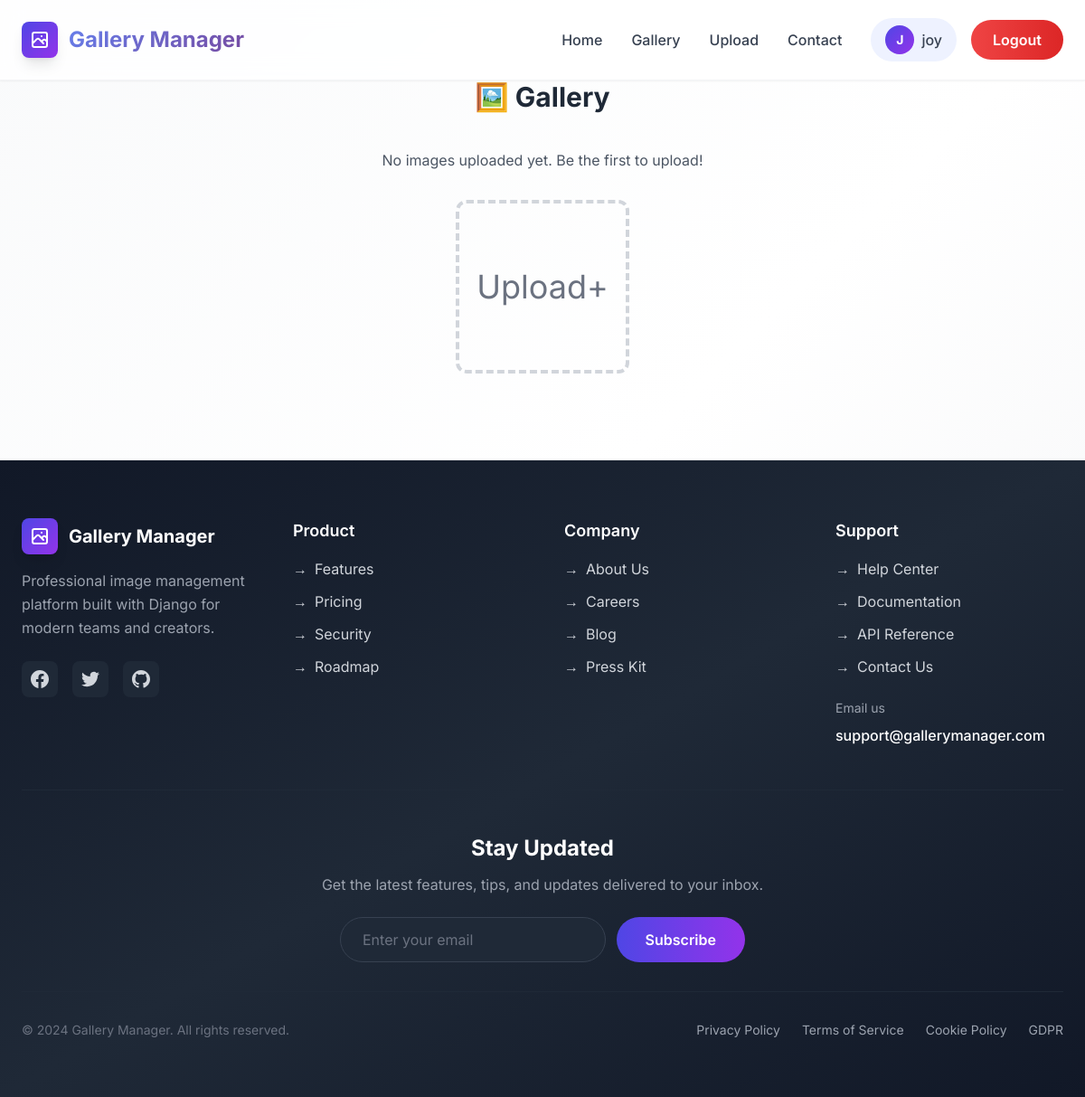
The app's page /gallery/ (signed in), older data.
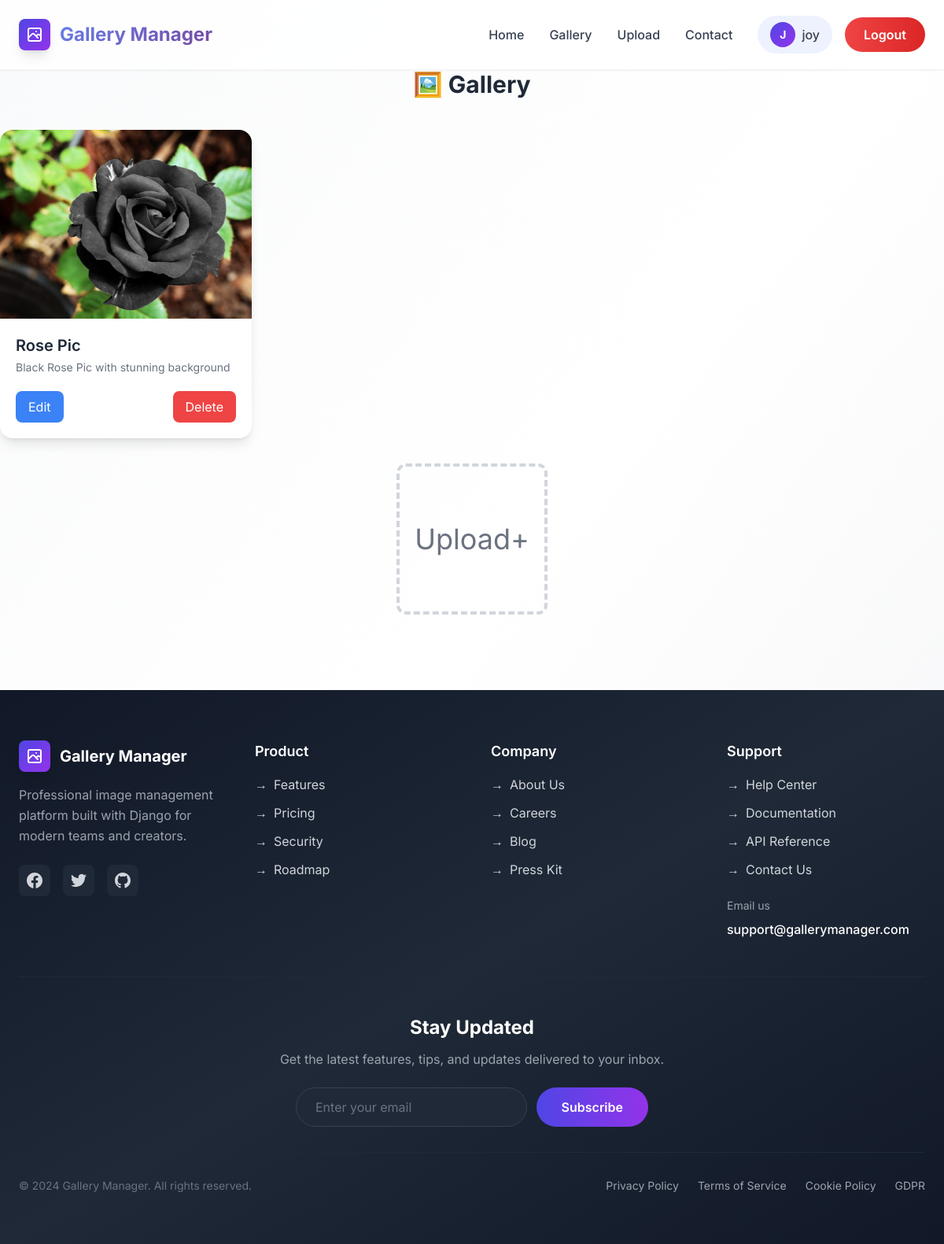
The same page, newer data.
### Gallery/models.py (models this page shows, shortened)
class UploadedImage(models.Model):
    title = models.CharField(max_length=255)
    description = models.TextField(blank=True)
    image = models.ImageField(upload_to='images/')
    uploaded_at = models.DateTimeField(auto_now_add=True)
    user = models.ForeignKey('user.User', on_delete=models.CASCADE)

### Gallery/views.py (the view)
# urls.py: path('', views.gallery_view, name='gallery'),
@login_required(login_url='user:login')
def gallery_view(request):
    gallery = UploadedImage.objects.filter(user=request.user)
    return render(request, 'Gallery/gallery.html', {'gallery': gallery})

### templates/Gallery/gallery.html (shortened to what this page needs)
{% extends "Base/base.html" %}
{% block content %}
    <h2 class="text-3xl font-bold text-center mb-10">🖼️ Gallery</h2>
    <div class="max-w-7xl mx-auto grid grid-cols-1 sm:grid-cols-2 md:grid-cols-3 gap-8">
        {% if gallery %}
            {% for item in gallery %}
                <div class="bg-white rounded-2xl w-80 shadow-lg overflow-hidden">
                    <img src="{{ item.image.url }}" alt="Gallery Image" class="w-full h-60 object-cover">
                    <div class="p-5">
                        <h3 class="text-xl font-semibold">{{ item.title }}</h3>
                        <p class="text-gray-500 text-sm mt-1">
                            {{ item.description }}
                        </p>
                        <div class="flex justify-between mt-5">
                            <a href="{% url 'gallery:edit_image' item.id %}" class="px-4 py-2 bg-blue-500 text-white rounded-lg hover:bg-blue-600">
                                Edit
                            <a href="{% url 'gallery:delete_image' item.id %}" class="px-4 py-2 bg-red-500 text-white rounded-lg hover:bg-red-600"
                                onclick="return confirm('Are you sure you want to delete this image?');">
                                Delete
                            </a>
                        </div>
                    </div>
                </div>
            {% endfor %}
        {% else %}
            <p class="text-center col-span-3 text-gray-600">No images uploaded yet. Be the first to upload!</p>
        {% endif %}
        <div class="col-span-1 sm:col-span-2 md:col-span-3 flex justify-center">
            <a href="{% url 'gallery:upload' %}" class="flex text-center items-center justify-center h-48 w-48
                  border-4 border-dashed border-gray-300 rounded-xl
                  text-gray-500 text-4xl
                  hover:border-indigo-600 hover:text-indigo-600 transition">
            Upload+
            </a>
        </div>
    </div>
{% endblock %}

Row changes from the older to the newer data that the page shows:
added UploadedImage: image (picture), title "Rose Pic", description "Black Rose Pic with stunning background"
Text that changed along with them:
text no longer shown: "No images uploaded yet. Be the first to upload!"
